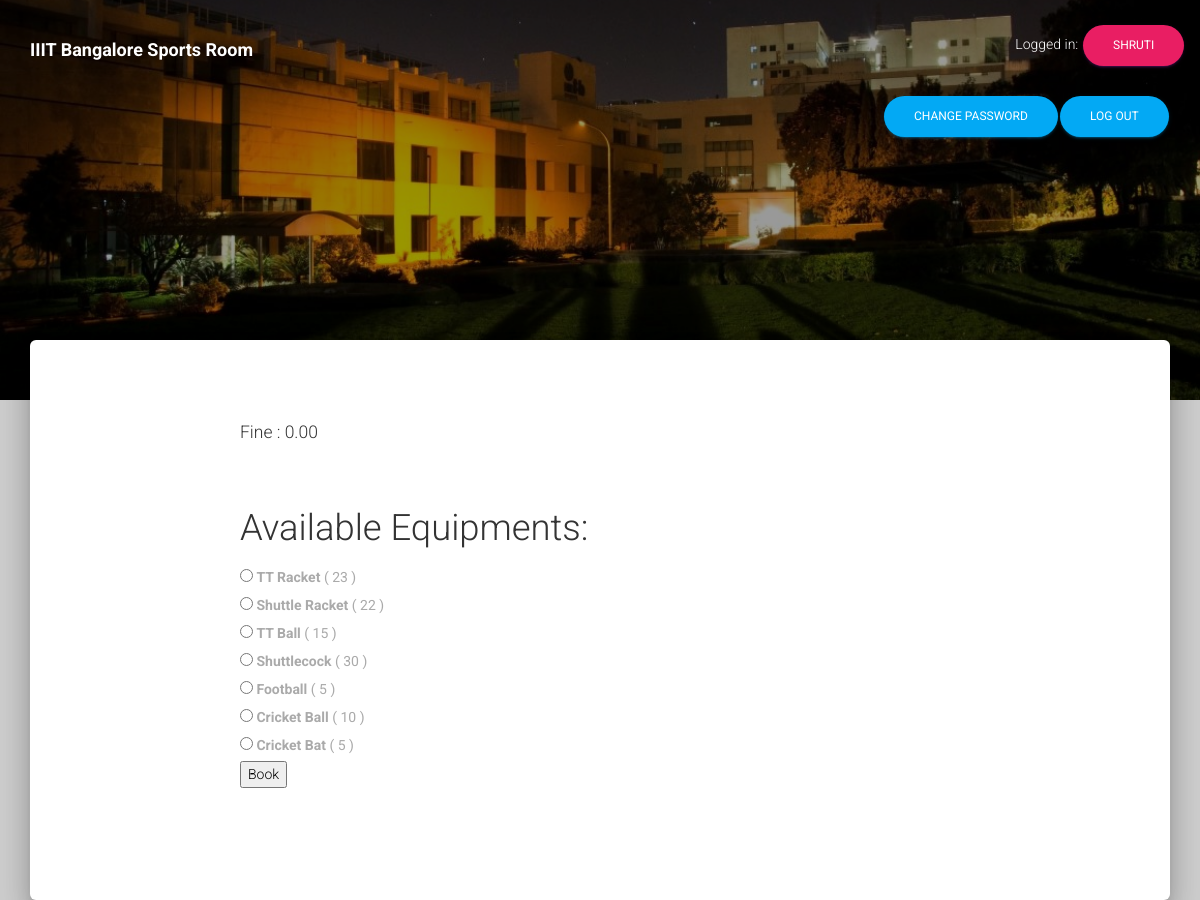
Page / (signed in) on the committed database.
### equipment/models.py (models this page shows, shortened)
class Student(models.Model):
    user = models.OneToOneField(User, on_delete=models.CASCADE)
    phone_number = models.CharField(max_length=13)
    fine = models.DecimalField(default=Decimal('0.00'), max_digits=7, decimal_places=2)

class Equipment(models.Model):
    category = models.CharField(
        max_length=3,
        choices=category_choices
    )
    n_equipment = models.PositiveIntegerField(default=0)

### equipment/views.py (the view, shortened to what this page needs)
# urls.py: url(r'^$', views.IndexView.as_view(), name='index'),
class IndexView(LoginRequiredMixin, ListView):
    template_name = 'index.html'
    context_object_name = 'all_equipments'
    login_url = '/login/'
    model = models.Equipment
    added_Q = False
    def get_context_data(self, **kwargs):
        context = super(IndexView, self).get_context_data(**kwargs)
        user_fine = models.Student.objects.get(user__username=self.request.user).fine
        extra_context = {'user_fine': user_fine}
        if self.added_Q:
            extra_context['success_q'] = True
        context.update(extra_context)
        return context

### templates/index.html (shortened to what this page needs)
{% extends "base3.html" %}
{% load i18n %}
{% block content %}
    <div>
        <h5>Fine : {{ user_fine }} </h5>
    </div>
    <br/>
    <h2>Available Equipments:</h2>
    <form action="." method="post">
        {% for equipment in object_list %}
            <input type="radio" id="equipment{{ forloop.counter }}" name="equipment" value="{{ equipment.id }}">
            <label for="equipment{{ forloop.counter }}">
                <strong>{{ equipment.get_category_display }} </strong>
                ( {{ equipment.n_equipment }} )
            </label>
            <br/>
        {% endfor %}
        <input type="submit" value="Book">
    </form>
    <br/>
    <br/>
{% endblock %}

### templates/base3.html (shortened to what this page needs)
{% load i18n %}
<!DOCTYPE html>
<html>
<head>
	<link rel="stylesheet" href="http://writ.cmcenroe.me/1.0.4/writ.min.css">
	<link rel="stylesheet" href="/css/login.css">
	<link rel="stylesheet" href="https://maxcdn.bootstrapcdn.com/font-awesome/latest/css/font-awesome.min.css" />
	<link href="/css/bootstrap.min.css" rel="stylesheet" />
	<link href="/css/material-kit.css" rel="stylesheet"/>
	<link href="/css/demo.css" rel="stylesheet"/>
	<link rel="stylesheet" href="/css/bootstrap-select.min.css" media="screen" title="no title">
</head>
<body class="components-page">
	<header>
					{% block header %}
					<nav class="navbar navbar-fixed-top navbar-color-on-scroll navbar-transparent">
						<div class="container">
							<div class="navbar-header">
								<a class="navbar-brand" href="<%= root_path %>"> <font color = "white"><b> IIIT Bangalore Sports Room</b></font> </a>
							</div>
								<div class="collapse navbar-collapse" id="navigation-example">
									<ul class="nav navbar-nav navbar-right">
										{% if user.is_authenticated %}
											<li class="dropdown">{% trans "Logged in" %}: <div class="dropdown-toggle btn btn-raised btn-primary btn-round" data-toggle="dropdown" aria-expanded="false">{{ user.username }} </li></div><br>
													<a style="float:right" class="btn btn-raised btn-round btn-info" href="{% url 'logout' %}">{% trans "Log out" %}</a>
													<a style="float:right" class="btn btn-raised btn-round btn-info" href="{% url 'password_change' %}">{% trans "Change password" %}</a>
									{% else %}
											<li><a class="btn btn-raised btn-round btn-info" href="{% url 'login' %}">{% trans "Log in" %}</a></li>
									{% endif %}
					</nav>
			{% endblock %}
	</header>
  <div class="wrapper">
    <div class="header header-filter" style="background-image: url('/img/7.jpg');">
  		<div class="container">
  			<div class="row">
  				<div class="col-md-6 col-md-offset-3 brand">
  				</div>
  			</div>
  		</div>
  	</div>
    <div class="main main-raised">
      <div class="container">
          <div class="section section-landing">
            <div class="row">
              <div class="col-md-8 col-md-offset-2">
								<main>
				            {% block content %}{% endblock %}
				        </main>
              </div>
            </div>
          </div>
        </div>
      </div>
  </div>
</body>
</html>

### static/css/demo.css (style rules this page uses)
.components-page .wrapper > .header, .tutorial-page .wrapper > .header { height: 400px; padding-top: 100px; background-size: cover; background-position: center center; }

### rows in the picture
Student: fine "0.00"
Equipment: category "TT Racket", n_equipment "23"
Equipment: category "Shuttle Racket", n_equipment "22"
Equipment: category "TT Ball", n_equipment "15"
Equipment: category "Shuttlecock", n_equipment "30"
Equipment: category "Football", n_equipment "5"
Equipment: category "Cricket Ball", n_equipment "10"
Equipment: category "Cricket Bat", n_equipment "5"

### other values in the picture
{{ user.username }} "SHRUTI"
